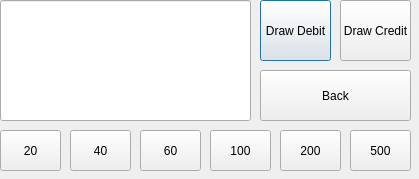
<?xml version="1.0" encoding="UTF-8"?>
<ui version="4.0">
 <class>Drawmoney</class>
 <widget class="QDialog" name="Drawmoney">
  <property name="geometry">
   <rect>
    <x>0</x>
    <y>0</y>
    <width>419</width>
    <height>179</height>
   </rect>
  </property>
  <property name="windowTitle">
   <string>Dialog</string>
  </property>
  <widget class="QPushButton" name="btndraw">
   <property name="geometry">
    <rect>
     <x>260</x>
     <y>0</y>
     <width>71</width>
     <height>61</height>
    </rect>
   </property>
   <property name="text">
    <string>Draw Debit</string>
   </property>
  </widget>
  <widget class="QPushButton" name="btndraw20">
   <property name="geometry">
    <rect>
     <x>0</x>
     <y>130</y>
     <width>61</width>
     <height>41</height>
    </rect>
   </property>
   <property name="text">
    <string>20</string>
   </property>
  </widget>
  <widget class="QPushButton" name="btndraw40">
   <property name="geometry">
    <rect>
     <x>70</x>
     <y>130</y>
     <width>61</width>
     <height>41</height>
    </rect>
   </property>
   <property name="text">
    <string>40</string>
   </property>
  </widget>
  <widget class="QPushButton" name="btndraw60">
   <property name="geometry">
    <rect>
     <x>140</x>
     <y>130</y>
     <width>61</width>
     <height>41</height>
    </rect>
   </property>
   <property name="text">
    <string>60</string>
   </property>
  </widget>
  <widget class="QPushButton" name="btndraw100">
   <property name="geometry">
    <rect>
     <x>210</x>
     <y>130</y>
     <width>61</width>
     <height>41</height>
    </rect>
   </property>
   <property name="text">
    <string>100</string>
   </property>
  </widget>
  <widget class="QPushButton" name="btndraw200">
   <property name="geometry">
    <rect>
     <x>280</x>
     <y>130</y>
     <width>61</width>
     <height>41</height>
    </rect>
   </property>
   <property name="text">
    <string>200</string>
   </property>
  </widget>
  <widget class="QPushButton" name="btndraw500">
   <property name="geometry">
    <rect>
     <x>350</x>
     <y>130</y>
     <width>61</width>
     <height>41</height>
    </rect>
   </property>
   <property name="text">
    <string>500</string>
   </property>
  </widget>
  <widget class="QPushButton" name="btnback">
   <property name="geometry">
    <rect>
     <x>260</x>
     <y>70</y>
     <width>151</width>
     <height>51</height>
    </rect>
   </property>
   <property name="text">
    <string>Back</string>
   </property>
  </widget>
  <widget class="QLineEdit" name="lineEdit">
   <property name="geometry">
    <rect>
     <x>0</x>
     <y>0</y>
     <width>251</width>
     <height>121</height>
    </rect>
   </property>
  </widget>
  <widget class="QPushButton" name="btncredit">
   <property name="geometry">
    <rect>
     <x>340</x>
     <y>0</y>
     <width>71</width>
     <height>61</height>
    </rect>
   </property>
   <property name="text">
    <string>Draw Credit</string>
   </property>
  </widget>
 </widget>
 <resources/>
 <connections/>
</ui>
